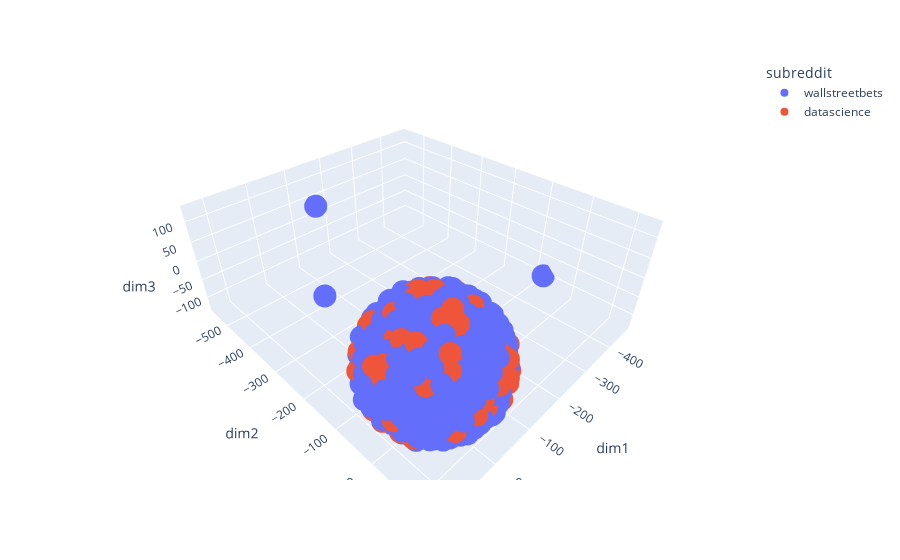

Notebook cell for this chart:
### Code cell
tsne_viz_3d_interactive(df, 3, stop='english')

### Figure 1 — Plotly figure (JSON) as saved in the notebook; plotly's stock layout.template omitted (floating-point values rounded to 4 significant figures; data arrays with more than 128 entries replaced by an {"elided": "..."} marker saying what was removed)
{"data": [{"hovertemplate": "subreddit=wallstreetbets<br>dim1=%{x}<br>dim2=%{y}<br>dim3=%{z}<extra></extra>", "legendgroup": "wallstreetbets", "marker": {"color": "#636efa", "symbol": "circle"}, "mode": "markers", "name": "wallstreetbets", "scene": "scene", "showlegend": true, "type": "scatter3d", "x": {"elided": "735 float values"}, "y": {"elided": "735 float values"}, "z": {"elided": "735 float values"}}, {"hovertemplate": "subreddit=datascience<br>dim1=%{x}<br>dim2=%{y}<br>dim3=%{z}<extra></extra>", "legendgroup": "datascience", "marker": {"color": "#EF553B", "symbol": "circle"}, "mode": "markers", "name": "datascience", "scene": "scene", "showlegend": true, "type": "scatter3d", "x": {"elided": "856 float values"}, "y": {"elided": "856 float values"}, "z": {"elided": "856 float values"}}], "layout": {"legend": {"title": {"text": "subreddit"}, "tracegroupgap": 0}, "margin": {"t": 60}, "scene": {"domain": {"x": [0, 1], "y": [0, 1]}, "xaxis": {"title": {"text": "dim1"}}, "yaxis": {"title": {"text": "dim2"}}, "zaxis": {"title": {"text": "dim3"}}}}}
